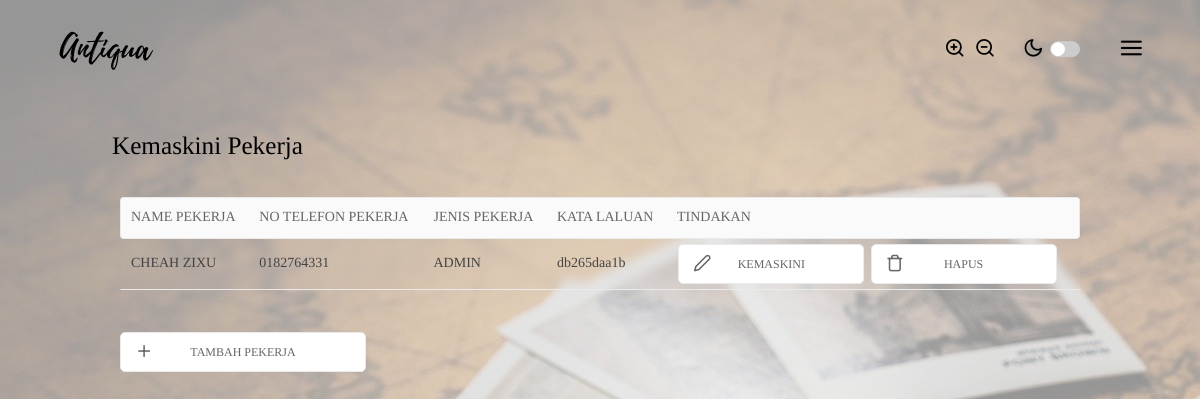
The page /kemaskinipekerja/index.php (signed in) on the database as committed earlier.
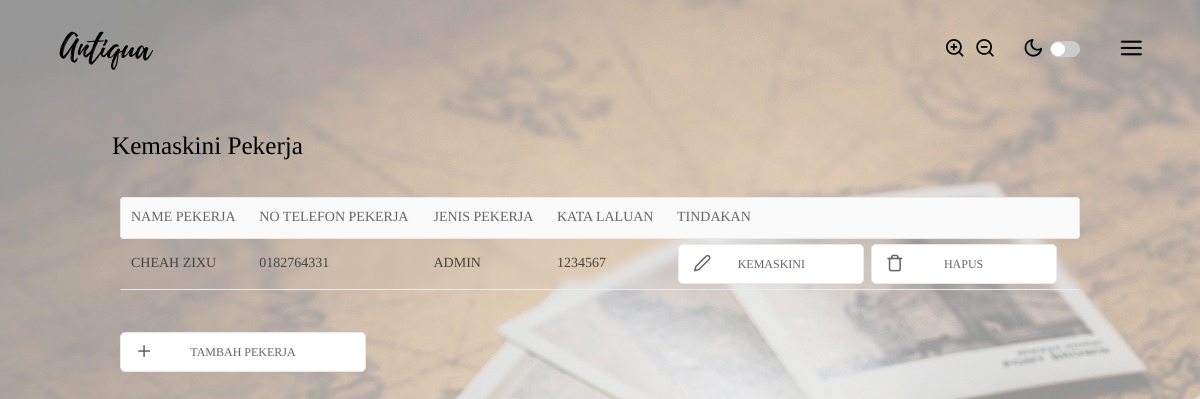
The same page on the database as committed later.
### tables this page shows
CREATE TABLE `pekerja` (
  `idpekerja` varchar(6) NOT NULL,
  `namapekerja` varchar(750) NOT NULL,
  `notelefonpekerja` varchar(12) NOT NULL,
  `katalaluanpekerja` varchar(30) NOT NULL,
  `status` tinyint(1) NOT NULL
);

### kemaskinipekerja/index.php (the view, shortened to what this page needs)
<?php
    require("../functions/permcheck.php");
?>
<!DOCTYPE html>
<html>
    <head>
        <link rel="stylesheet" href="../style/style.css">
        <link rel="stylesheet" href="../style/global.css">
        <link rel="stylesheet" href="../style/kemaskinipekerja.css">
    </head>
    <body class="zi-main">
        <?php include("../components/header.php");?>
        <?php include("../components/menuoverlay.php");?>
        <div class="title">
            Kemaskini Pekerja
        </div>
        <div class="table-sec">
            <div class="table-container">
                <table class="zi-table data-table">
                    <thead>
                        <tr>
                            <th>NAME PEKERJA</th>
                            <th>NO TELEFON PEKERJA</th>
                            <th>JENIS PEKERJA</th>
                            <th>KATA LALUAN</th>
                            <th>TINDAKAN</th>
                        </tr>
                    </thead>
                    <tbody>
                        <?php
                            $data = mysqli_query($dbcon,"SELECT * FROM pekerja");
                            while ($info = mysqli_fetch_array($data)) {
                        ?>
                        <tr>
                            <td><?php echo $info['namapekerja'];?></td>
                            <td><?php echo $info['notelefonpekerja'];?></td>
                            <td>
                                <?php
                                    if ($info['status'] == 1) {
                                        echo 'ADMIN';
                                    } else {
                                        echo 'PEKERJA';
                                    }
                                ?>
                            </td>
                            <td><?php echo $info['katalaluanpekerja'];?></td>
                            <td>
                                <a href="../kemaskinipekerjafun/index.php?index=<?php echo $info['idpekerja'];?>">
                                    <button class="zi-btn action-btn"><i class="prefix zi-icon-edit-2"></i>KEMASKINI</button>
                                </a>
                                <a href="../functions/hapuspekerja.php?index=<?php echo $info['idpekerja'];?>" onclick="return confirm('Hapus maklumat pekerja dari sistem?');">
                                    <button class="zi-btn action-btn"><i class="prefix zi-icon-trash"></i>HAPUS</button>
                                </a>
                            </td>
                        </tr>
                        <?php }?>
                    </tbody>
                </table>
                <div class="extra-btn">
                    <a href="../tambahpekerja/"><button class="zi-btn add-buyer-btn"><i class="prefix zi-icon-plus"></i>Tambah Pekerja</button></a>
                </div>
            </div>
        </div>
    </body>
</html>

### components/header.php (shortened to what this page needs)
<div class="header-sec">
    <div class="header-sec1">
        <a href="../main/"><img id="logo-img" src="../assets/LOGO-BLACK.svg" draggable="false"/></a>
    </div>
    <div class="header-sec2">
        <div class="customization-op-sec">
            <i class="zi-icon-zoom-in" style="padding: 0.5rem 0.2rem 0.5rem 0.2rem; cursor: pointer;" onclick="zoomIn();"></i>
            <i class="zi-icon-zoom-out" style="padding: 0.5rem 0.2rem 0.5rem 0.2rem; cursor: pointer;" onclick="zoomOut();"></i>
            <i class="zi-icon-moon" style="padding: 0.5rem 0.2rem 0.5rem 1.5rem;"></i>
            <div class="zi-toggle" id="zi-toggle" onclick="toggleDarkMode();"></div>
        </div>
    </div>
    <div class="header-sec3">
        <div class="zi-popover">
            <div class="zi-popover-host" onclick="toggleMenu();">
                <i class="zi-icon-menu"></i>
            </div>
        </div>
    </div>
    </div>

### components/menuoverlay.php (shortened to what this page needs)
<div class="menu-overlay" id="menu-overlay" onclick="toggleMenu();"></div>

### style/global.css (style rules this page uses)
body, html { height: 100%; width: 100%; font-family: "Volte" !important; }
.title { font-size: 1.8rem; font-family: "Volte Bold"; margin: 2rem 8rem; }
.prefix { font-size: 1.3rem !important; left: 1rem !important; }
table { backdrop-filter: blur(5px); }

### style/kemaskinipekerja.css (style rules this page uses)
.table-sec { width: 100%; text-align: center; padding-bottom: 6rem; }
.table-container { display: inline-block; width: 80%; }
.action-btn { min-width: 10rem; margin: 0.1rem; }
.extra-btn { text-align: left; padding-top: 3rem; }

### components/menuoverlay.php (style rules this page uses)
.menu-overlay { height: 100%; width: 100%; position: absolute; z-index: 8; top: 0; pointer-events: none; }

Rows that differ between the two databases and show on the page:
changed pekerja "CHEAH ZIXU": katalaluanpekerja "db265daa1b" → "1234567"
